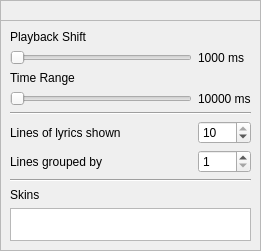
<?xml version="1.0" encoding="UTF-8"?>
<ui version="4.0">
 <class>GeneralSettings</class>
 <widget class="QFrame" name="GeneralSettings">
  <property name="geometry">
   <rect>
    <x>0</x>
    <y>0</y>
    <width>261</width>
    <height>251</height>
   </rect>
  </property>
  <property name="minimumSize">
   <size>
    <width>261</width>
    <height>251</height>
   </size>
  </property>
  <property name="windowTitle">
   <string>General Settings</string>
  </property>
  <property name="windowIcon">
   <iconset resource="resources.qrc">
    <normaloff>:/icons/singoutstrong.ico</normaloff>:/icons/singoutstrong.ico</iconset>
  </property>
  <property name="frameShape">
   <enum>QFrame::StyledPanel</enum>
  </property>
  <property name="frameShadow">
   <enum>QFrame::Raised</enum>
  </property>
  <widget class="QFrame" name="content">
   <property name="geometry">
    <rect>
     <x>0</x>
     <y>20</y>
     <width>261</width>
     <height>231</height>
    </rect>
   </property>
   <property name="frameShape">
    <enum>QFrame::StyledPanel</enum>
   </property>
   <property name="frameShadow">
    <enum>QFrame::Raised</enum>
   </property>
   <layout class="QGridLayout" name="gridLayout">
    <item row="0" column="0">
     <widget class="QLabel" name="latencyLabel">
      <property name="toolTip">
       <string>The song will be played the given amount of time ahead of what is displayed on the Song Window</string>
      </property>
      <property name="text">
       <string>Playback Shift</string>
      </property>
     </widget>
    </item>
    <item row="1" column="0">
     <widget class="QSlider" name="latencySlider">
      <property name="toolTip">
       <string>The song will be played the given amount of time ahead of what is displayed on the Song Window</string>
      </property>
      <property name="maximum">
       <number>100</number>
      </property>
      <property name="singleStep">
       <number>5</number>
      </property>
      <property name="pageStep">
       <number>5</number>
      </property>
      <property name="orientation">
       <enum>Qt::Horizontal</enum>
      </property>
      <property name="tickPosition">
       <enum>QSlider::NoTicks</enum>
      </property>
      <property name="tickInterval">
       <number>10</number>
      </property>
     </widget>
    </item>
    <item row="1" column="1">
     <widget class="QLabel" name="latencyValueLabel">
      <property name="text">
       <string>1000 ms</string>
      </property>
     </widget>
    </item>
    <item row="2" column="0">
     <widget class="QLabel" name="timeRangeLabel">
      <property name="text">
       <string>Time Range</string>
      </property>
     </widget>
    </item>
    <item row="3" column="0">
     <widget class="QSlider" name="timeRangeSlider">
      <property name="minimum">
       <number>10</number>
      </property>
      <property name="maximum">
       <number>100</number>
      </property>
      <property name="singleStep">
       <number>10</number>
      </property>
      <property name="pageStep">
       <number>10</number>
      </property>
      <property name="value">
       <number>10</number>
      </property>
      <property name="orientation">
       <enum>Qt::Horizontal</enum>
      </property>
      <property name="tickInterval">
       <number>100</number>
      </property>
     </widget>
    </item>
    <item row="3" column="1">
     <widget class="QLabel" name="timeRangeValueLabel">
      <property name="text">
       <string>10000 ms</string>
      </property>
     </widget>
    </item>
    <item row="4" column="0" colspan="2">
     <widget class="Line" name="line">
      <property name="orientation">
       <enum>Qt::Horizontal</enum>
      </property>
     </widget>
    </item>
    <item row="5" column="0">
     <widget class="QLabel" name="textLinesLabel">
      <property name="text">
       <string>Lines of lyrics shown</string>
      </property>
     </widget>
    </item>
    <item row="5" column="1">
     <widget class="QSpinBox" name="textLinesBox">
      <property name="minimum">
       <number>1</number>
      </property>
      <property name="maximum">
       <number>10</number>
      </property>
      <property name="value">
       <number>10</number>
      </property>
     </widget>
    </item>
    <item row="6" column="0">
     <widget class="QLabel" name="groupedByLabel">
      <property name="text">
       <string>Lines grouped by</string>
      </property>
     </widget>
    </item>
    <item row="6" column="1">
     <widget class="QSpinBox" name="groupedByBox">
      <property name="minimum">
       <number>1</number>
      </property>
      <property name="maximum">
       <number>10</number>
      </property>
      <property name="value">
       <number>1</number>
      </property>
     </widget>
    </item>
    <item row="7" column="0" colspan="2">
     <widget class="Line" name="line_2">
      <property name="orientation">
       <enum>Qt::Horizontal</enum>
      </property>
     </widget>
    </item>
    <item row="8" column="0">
     <widget class="QLabel" name="skinsLabel">
      <property name="text">
       <string>Skins</string>
      </property>
     </widget>
    </item>
    <item row="9" column="0" colspan="2">
     <widget class="SoS::QtGui::HighlightList" name="skinsList"/>
    </item>
   </layout>
  </widget>
  <widget class="SoS::QtGui::WindowBar" name="windowBar">
   <property name="geometry">
    <rect>
     <x>0</x>
     <y>0</y>
     <width>261</width>
     <height>21</height>
    </rect>
   </property>
   <property name="frameShape">
    <enum>QFrame::StyledPanel</enum>
   </property>
   <property name="frameShadow">
    <enum>QFrame::Raised</enum>
   </property>
  </widget>
 </widget>
 <customwidgets>
  <customwidget>
   <class>SoS::QtGui::WindowBar</class>
   <extends>QFrame</extends>
   <header>windowbar.h</header>
   <container>1</container>
  </customwidget>
  <customwidget>
   <class>SoS::QtGui::HighlightList</class>
   <extends>QListWidget</extends>
   <header>highlightlist.h</header>
  </customwidget>
 </customwidgets>
 <resources>
  <include location="resources.qrc"/>
 </resources>
 <connections/>
</ui>
